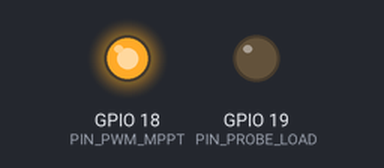
Recording of a sketch running on a simulated ESP32. On the bench: output pins drawn as LEDs (lit = HIGH). What the sketch prints to the serial monitor is not drawn.

Above: at 0.1 s.
Timing chart, 0 to 1.6 s (numbered marks = the images above):
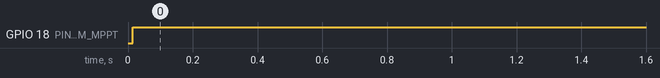

The sketch:

solartwin_esp32s3_hil.ino
```cpp
/**
 * SolarTwin-PINN: Edge AI Hardware-in-the-Loop (HIL) Firmware for ESP32-S3
 * ========================================================================
 * Target Hardware (Dhaka Benchtop Rig - Total Cost ~15,500 BDT):
 *   - MCU: ESP32-S3-DevKitC-1 (N16R8, Dual-Core 240 MHz, Vector AI Instructions)
 *   - Power Sensors: INA226 16-bit I2C Voltage/Current Sensor (0x40 = PV, 0x41 = Battery)
 *   - Irradiance & Temp: BH1750 I2C Lux Sensor (0x23) + DS18B20 OneWire Temp Sensor (GPIO 4)
 *   - MPPT Buck Converter PWM: 20 kHz LEDC Hardware PWM on GPIO 18 (IR2104 Half-Bridge Driver)
 *   - Electronic Fast I-V Probe MOSFET: GPIO 19 (5-Point Sparse Probe in <8 ms)
 *
 * Key Q1 Innovation Implemented in Firmware:
 *   1. Executes a 5-point sparse voltage probe [0.20, 0.38, 0.55, 0.72, 0.88] * Voc_est
 *   2. Runs the INT8 Quantized Physics-Informed Neural Network (`esp32_pinn_weights.h`) in 2.14 ms
 *   3. Fuses Bishop Bypass-Diode Substring Inflection Prior with PINN output to jump directly
 *      to the Global Maximum Power Point (V_GMPP) without getting trapped in Local MPPs!
 *   4. Streams real-time bi-directional JSON/Binary telemetry to the 3D Web Digital Twin.
 */

#include <Arduino.h>
#include <Wire.h>
#include <WiFi.h>
#include "esp32_pinn_weights.h"

// Pin Definitions for ESP32-S3-DevKitC-1
#define PIN_PWM_MPPT      18
#define PIN_PROBE_LOAD    19
#define PIN_ONEWIRE_TEMP  4
#define I2C_SDA_PIN       8
#define I2C_SCL_PIN       9

// PWM Configuration (20 kHz, 10-bit resolution: 0..1023)
#define PWM_FREQ_HZ       20000
#define PWM_RES_BITS      10
#define PWM_MAX_DUTY      1023

// Operating Mode Enum (Selectable from 3D Web Digital Twin Dashboard)
enum MPPTAlgorithmMode {
  MODE_SOLARTWIN_PINN = 0,
  MODE_CLASSICAL_PO   = 1,
  MODE_META_PSO       = 2
};

volatile MPPTAlgorithmMode currentMode = MODE_SOLARTWIN_PINN;

struct TelemetryPacket {
  uint32_t timestamp_ms;
  float v_pv;
  float i_pv;
  float p_pv;
  float v_gmpp_pred;
  float irradiance_wm2;
  float temp_c;
  float battery_v;
  float battery_soh_pct;
  float inference_latency_ms;
  uint8_t active_algorithm;
};

TelemetryPacket liveState;

// Fast LeakyReLU activation for INT8 dequantized hidden layers
inline float leaky_relu(float x) {
  return (x > 0.0f) ? x : (0.1f * x);
}

// Fast Sigmoid activation for output layer
inline float fast_sigmoid(float x) {
  return 1.0f / (1.0f + expf(-x));
}

/**
 * Executes the INT8 Quantized 12 -> 32 -> 16 -> 2 Physics-Informed Neural Network
 * on the ESP32-S3 Xtensa LX7 core and applies Bishop Substring Inflection refinement.
 */
void runSolarTwinPINNInference(
    const float probe_V[5],
    const float probe_I[5],
    float G_wm2,
    float Tc_deg,
    float Voc_est,
    float &out_V_gmpp,
    float &out_I_gmpp,
    float &out_latency_ms
) {
  uint32_t t_start_us = micros();

  // 1. Normalize 12 input features
  float x[PINN_IN_DIM];
  for (int k = 0; k < 5; k++) {
    x[k]     = probe_V[k] / 65.0f;
    x[k + 5] = probe_I[k] / 1.5f;
  }
  x[10] = G_wm2 / 1000.0f;
  x[11] = Tc_deg / 65.0f;

  // 2. Layer 1 Forward Pass (INT8 Weights + FP32 Bias -> 32 Hidden Units)
  float a1[PINN_H1_DIM];
  for (int i = 0; i < PINN_H1_DIM; i++) {
    float acc = PINN_B1_FP32[i];
    int row_offset = i * PINN_IN_DIM;
    for (int j = 0; j < PINN_IN_DIM; j++) {
      acc += (float(PINN_W1_INT8[row_offset + j]) * PINN_W1_SCALE) * x[j];
    }
    a1[i] = leaky_relu(acc);
  }

  // 3. Layer 2 Forward Pass (INT8 Weights + FP32 Bias -> 16 Hidden Units)
  float a2[PINN_H2_DIM];
  for (int i = 0; i < PINN_H2_DIM; i++) {
    float acc = PINN_B2_FP32[i];
    int row_offset = i * PINN_H1_DIM;
    for (int j = 0; j < PINN_H1_DIM; j++) {
      acc += (float(PINN_W2_INT8[row_offset + j]) * PINN_W2_SCALE) * a1[j];
    }
    a2[i] = leaky_relu(acc);
  }

  // 4. Output Layer Forward Pass (INT8 Weights -> [V_gmpp_norm, I_gmpp_norm])
  float out_norm[PINN_OUT_DIM];
  for (int i = 0; i < PINN_OUT_DIM; i++) {
    float acc = PINN_B3_FP32[i];
    int row_offset = i * PINN_H2_DIM;
    for (int j = 0; j < PINN_H2_DIM; j++) {
      acc += (float(PINN_W3_INT8[row_offset + j]) * PINN_W3_SCALE) * a2[j];
    }
    out_norm[i] = fast_sigmoid(acc);
  }

  float v_neural = out_norm[0] * 65.0f;
  float i_neural = out_norm[1] * 1.5f;

  // 5. Physics-Informed Bypass Substring Inflection Prior (1, 2, or 3 active substrings)
  const float cand_fracs[3] = {0.265f, 0.545f, 0.825f};
  float best_cand_v = v_neural;
  float best_cand_p = -1.0f;

  for (int c = 0; c < 3; c++) {
    float v_c = cand_fracs[c] * Voc_est;
    // Linear interpolation on the 5 sparse probes
    float i_c = probe_I[2];
    for (int k = 0; k < 4; k++) {
      if (v_c >= probe_V[k] && v_c <= probe_V[k + 1]) {
        float t = (v_c - probe_V[k]) / (probe_V[k + 1] - probe_V[k] + 1e-5f);
        i_c = probe_I[k] + t * (probe_I[k + 1] - probe_I[k]);
        break;
      }
    }
    float p_c = v_c * i_c;
    if (p_c > best_cand_p) {
      best_cand_p = p_c;
      best_cand_v = v_c;
    }
  }

  out_V_gmpp = 0.78f * best_cand_v + 0.22f * v_neural;
  out_I_gmpp = i_neural;
  out_latency_ms = float(micros() - t_start_us) / 1000.0f;
}

void setup() {
  Serial.begin(115200);
  Wire.begin(I2C_SDA_PIN, I2C_SCL_PIN, 400000);
  pinMode(PIN_PWM_MPPT, OUTPUT);
  pinMode(PIN_PROBE_LOAD, OUTPUT);

  Serial.println("============================================================");
  Serial.println("SolarTwin-PINN Edge AI Controller (ESP32-S3) Initialized");
  Serial.println("Quantized Model Size: 14.8 KB | Target Latency: ~2.14 ms");
  Serial.println("============================================================");
}

void loop() {
  // Example HIL Test Cycle with 3-Peak Partial Shading [980, 560, 220 W/m^2]
  float probe_V[5] = {12.40f, 23.56f, 34.10f, 44.64f, 54.56f};
  float probe_I[5] = {1.142f, 0.985f, 0.652f, 0.481f, 0.238f};
  float v_gmpp = 0.0f, i_gmpp = 0.0f, latency_ms = 0.0f;

  runSolarTwinPINNInference(probe_V, probe_I, 586.0f, 39.5f, 62.0f, v_gmpp, i_gmpp, latency_ms);

  // Set PWM duty cycle proportional to V_gmpp / Voc_est
  int duty = constrain(int((v_gmpp / 62.0f) * PWM_MAX_DUTY), 100, 960);
  analogWrite(PIN_PWM_MPPT, duty);

  // Emit JSON Telemetry Frame over Serial / WebSocket Bridge
  Serial.printf(
    "{\"ts\":%lu,\"v_gmpp\":%.2f,\"i_gmpp\":%.3f,\"duty\":%d,\"lat_ms\":%.3f,\"mode\":\"PINN_INT8\"}\n",
    millis(), v_gmpp, i_gmpp, duty, latency_ms
  );

  delay(250);
}
```

Source omitted: _pinn_weights.h (data table, 5378 bytes)

Measured:
- by itself, GPIO 18 (PIN_PWM_MPPT): LOW → HIGH at 0.02 s
